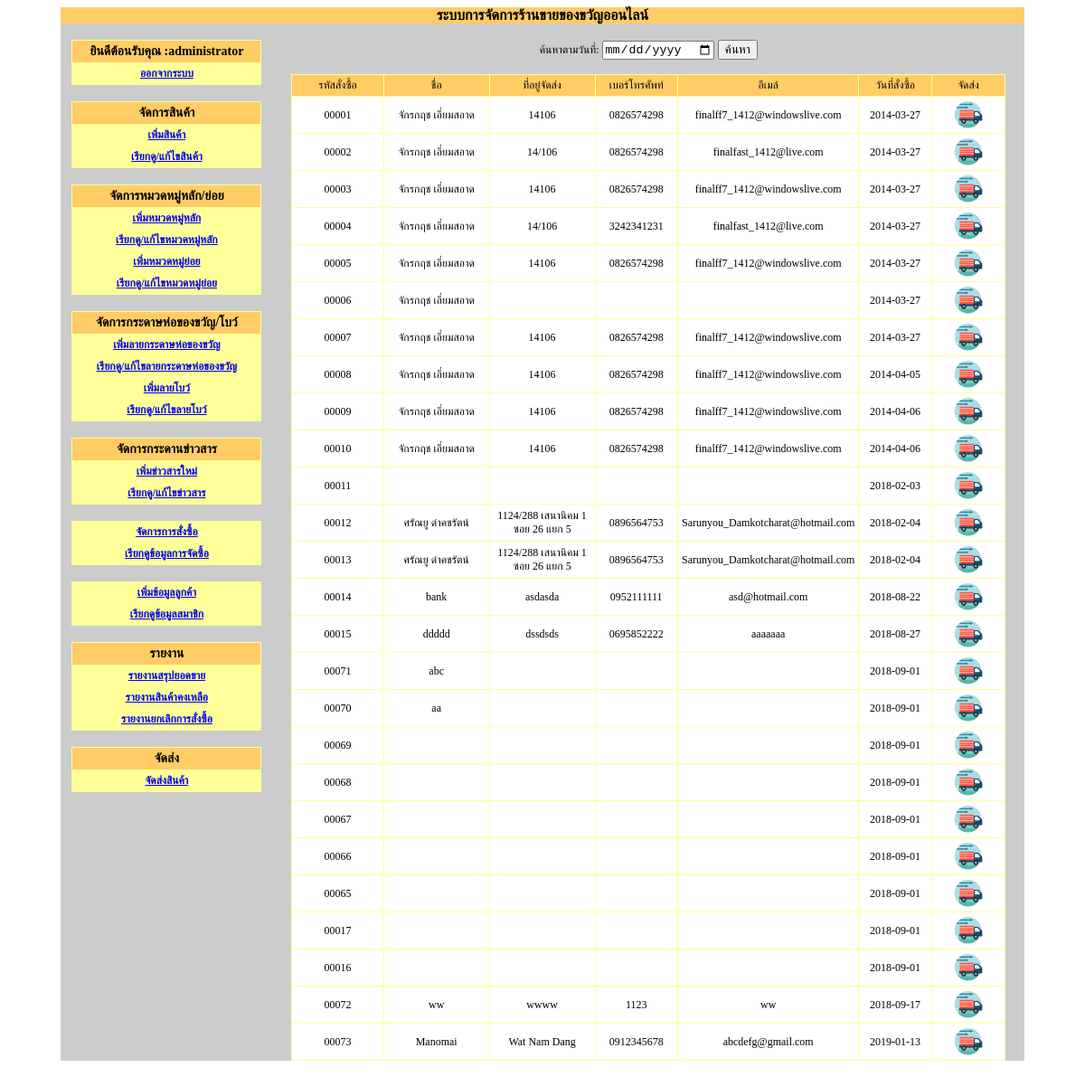
The app's page /giftshop2_V2_1/admin/main.php?module=delivery (signed in) with its own data.
### tables this page shows
CREATE TABLE `tbl_order` (
  `order_id` int(5) unsigned zerofill NOT NULL auto_increment COMMENT 'รหัสการสั่งสินค้า',
  `customer_id` int(5) unsigned zerofill NOT NULL COMMENT 'รหัสของลูกค้าที่สั่งสินค้า',
  `newname` varchar(50) NOT NULL,
  `address_send` text NOT NULL,
  `district_id` int(5) NOT NULL,
  `prefecture_id` int(5) NOT NULL,
  `province_id` int(2) NOT NULL,
  `postcode` int(5) NOT NULL,
  `telephone_send` varchar(10) NOT NULL,
  `mail_send` varchar(50) NOT NULL,
  `paper_id` int(2) unsigned zerofill NOT NULL,
  `ribbon_id` int(2) unsigned zerofill NOT NULL,
  `order_date` date NOT NULL COMMENT 'วันที่ลูกค้าสั่งซื้อสินค้า',
  `order_status` int(1) NOT NULL,
  `delivery_id` varchar(13) NOT NULL default '-',
  `order_tc` int(2) NOT NULL,
  PRIMARY KEY  (`order_id`)
);

### giftshop2_V2_1/admin/delivery.php (the view, shortened to what this page needs)
<br>
<?
$sql = "select * from tbl_order";
$qry=mysql_query($sql);
$numrow=mysql_num_rows($qry);
?>
<form action="main.php?module=<?=$module?>" method="post">
  <table width="439" border="0" align="center" cellpadding="0" cellspacing="0">
    <tr>
    <td width="439" align="center"><span class="sizamain1">ค้นหาตามวันที่:
      </span>
      <input name="keyword" type="date" />
      <input type="submit" name="button2" id="button2" value="ค้นหา" /></td>
  </tr>
</table>
</form>
    <table width="95%" border="0" align="center" cellpadding="4" cellspacing="1" bgcolor="#FFFF99">
        <tr>
          <td width="14%" align="center" bgcolor="#FFCC66"><span class="sizamain1">รหัสสั่งซื้อ</span></td>
          <td width="16%" align="center" bgcolor="#FFCC66"><span class="sizamain1">ชื่อ</span></td>
          <td width="16%" align="center" bgcolor="#FFCC66"><span class="sizamain1">ที่อยู่จัดส่ง</span></td>
          <td width="12%" align="center" bgcolor="#FFCC66"><span class="sizamain1">เบอร์โทรศัพท์</span></td>
          <td width="11%" align="center" bgcolor="#FFCC66"><span class="sizamain1">อีเมล์</span></td>
          <td width="11%" align="center" bgcolor="#FFCC66"><span class="sizamain1">วันที่สั่งซื้อ</span></td>
          <td width="11%" align="center" bgcolor="#FFCC66"><span class="sizamain1">จัดส่ง</span></td>
        </tr>
        <?
        if($numrow==0){
        ?>
        <tr>
          <td colspan="9" bgcolor="#FFFFFF"><span class="sizamain1">ไม่มีข้อมูล</span></td>
        </tr>
        <?
        }else{
        	while($db=mysql_fetch_array($qry)){
            $orderId = $db['order_id'];
        ?>
        <tr>
          <td align="center" bgcolor="#FFFFFF"><span class="sizamain1">
            <p id="orderId"><?=$orderId?></p>
          </span></td>
          <td align="center" bgcolor="#FFFFFF"><span class="sizamain1">
            <?=$db['newname']?>
          </span></td>
          <td align="center" bgcolor="#FFFFFF"><span class="sizamain1">
            <?=$db['address_send']?>
          </span></td>
          <td align="center" bgcolor="#FFFFFF"><span class="sizamain1">
            <?=$db['telephone_send']?>
          </span></td>
          <td align="center" bgcolor="#FFFFFF"><span class="sizamain1">
            <?=$db['mail_send'] ?>
          </span></td>
          <td align="center" bgcolor="#FFFFFF"><span class="sizamain1">
            <?=$db['order_date']?>
          </span></td>
          <td align="center" bgcolor="#FFFFFF"><span class="sizamain1">
            <a href="main.php?module=<?=$module?>">
            <img src="../images/ic_delivery.png" width="32" height="32" />
            </a>
          </span></td>
        </tr>
        <?
        	}
        }
        ?>
    </table>

### giftshop2_V2_1/admin/delivery.php (style rules this page uses)
.sizamain1 { font-size: 12px; }

### records on screen
tbl_order: order_id "00001", newname "จักรกฤช เอี่ยมสอาด", address_send "14106", telephone_send "0826574298", mail_send "finalff7_1412@windowslive.com", order_date "2014-03-27"
tbl_order: order_id "00002", newname "จักรกฤช เอี่ยมสอาด", address_send "14/106", telephone_send "0826574298", mail_send "finalfast_1412@live.com", order_date "2014-03-27"
tbl_order: order_id "00003", newname "จักรกฤช เอี่ยมสอาด", address_send "14106", telephone_send "0826574298", mail_send "finalff7_1412@windowslive.com", order_date "2014-03-27"
tbl_order: order_id "00004", newname "จักรกฤช เอี่ยมสอาด", address_send "14/106", telephone_send "3242341231", mail_send "finalfast_1412@live.com", order_date "2014-03-27"
tbl_order: order_id "00005", newname "จักรกฤช เอี่ยมสอาด", address_send "14106", telephone_send "0826574298", mail_send "finalff7_1412@windowslive.com", order_date "2014-03-27"
tbl_order: order_id "00006", newname "จักรกฤช เอี่ยมสอาด", order_date "2014-03-27"
tbl_order: order_id "00007", newname "จักรกฤช เอี่ยมสอาด", address_send "14106", telephone_send "0826574298", mail_send "finalff7_1412@windowslive.com", order_date "2014-03-27"
tbl_order: order_id "00008", newname "จักรกฤช เอี่ยมสอาด", address_send "14106", telephone_send "0826574298", mail_send "finalff7_1412@windowslive.com", order_date "2014-04-05"
tbl_order: order_id "00009", newname "จักรกฤช เอี่ยมสอาด", address_send "14106", telephone_send "0826574298", mail_send "finalff7_1412@windowslive.com", order_date "2014-04-06"
tbl_order: order_id "00010", newname "จักรกฤช เอี่ยมสอาด", address_send "14106", telephone_send "0826574298", mail_send "finalff7_1412@windowslive.com", order_date "2014-04-06"
tbl_order: order_id "00011", order_date "2018-02-03"
tbl_order: order_id "00012", newname "ศรัณยู ดำคชรัตน์", address_send "1124/288 เสนานิคม 1 ซอย 26 แยก 5", telephone_send "0896564753", mail_send "Sarunyou_Damkotcharat@hotmail.com", order_date "2018-02-04"
tbl_order: order_id "00013", newname "ศรัณยู ดำคชรัตน์", address_send "1124/288 เสนานิคม 1 ซอย 26 แยก 5", telephone_send "0896564753", mail_send "Sarunyou_Damkotcharat@hotmail.com", order_date "2018-02-04"
tbl_order: order_id "00014", newname "bank", address_send "asdasda", telephone_send "0952111111", mail_send "asd@hotmail.com", order_date "2018-08-22"
tbl_order: order_id "00015", newname "ddddd", address_send "dssdsds", telephone_send "0695852222", mail_send "aaaaaaa", order_date "2018-08-27"
tbl_order: order_id "00071", newname "abc", order_date "2018-09-01"
tbl_order: order_id "00070", newname "aa", order_date "2018-09-01"
tbl_order: order_id "00069", order_date "2018-09-01"
tbl_order: order_id "00068", order_date "2018-09-01"
tbl_order: order_id "00067", order_date "2018-09-01"
tbl_order: order_id "00066", order_date "2018-09-01"
tbl_order: order_id "00065", order_date "2018-09-01"
tbl_order: order_id "00017", order_date "2018-09-01"
tbl_order: order_id "00016", order_date "2018-09-01"
tbl_order: order_id "00072", newname "ww", address_send "wwww", telephone_send "1123", mail_send "ww", order_date "2018-09-17"
tbl_order: order_id "00073", newname "Manomai", address_send "Wat Nam Dang", telephone_send "0912345678", mail_send "abcdefg@gmail.com", order_date "2019-01-13"

### other values on screen
$_SESSION['adminname'] "administrator"
